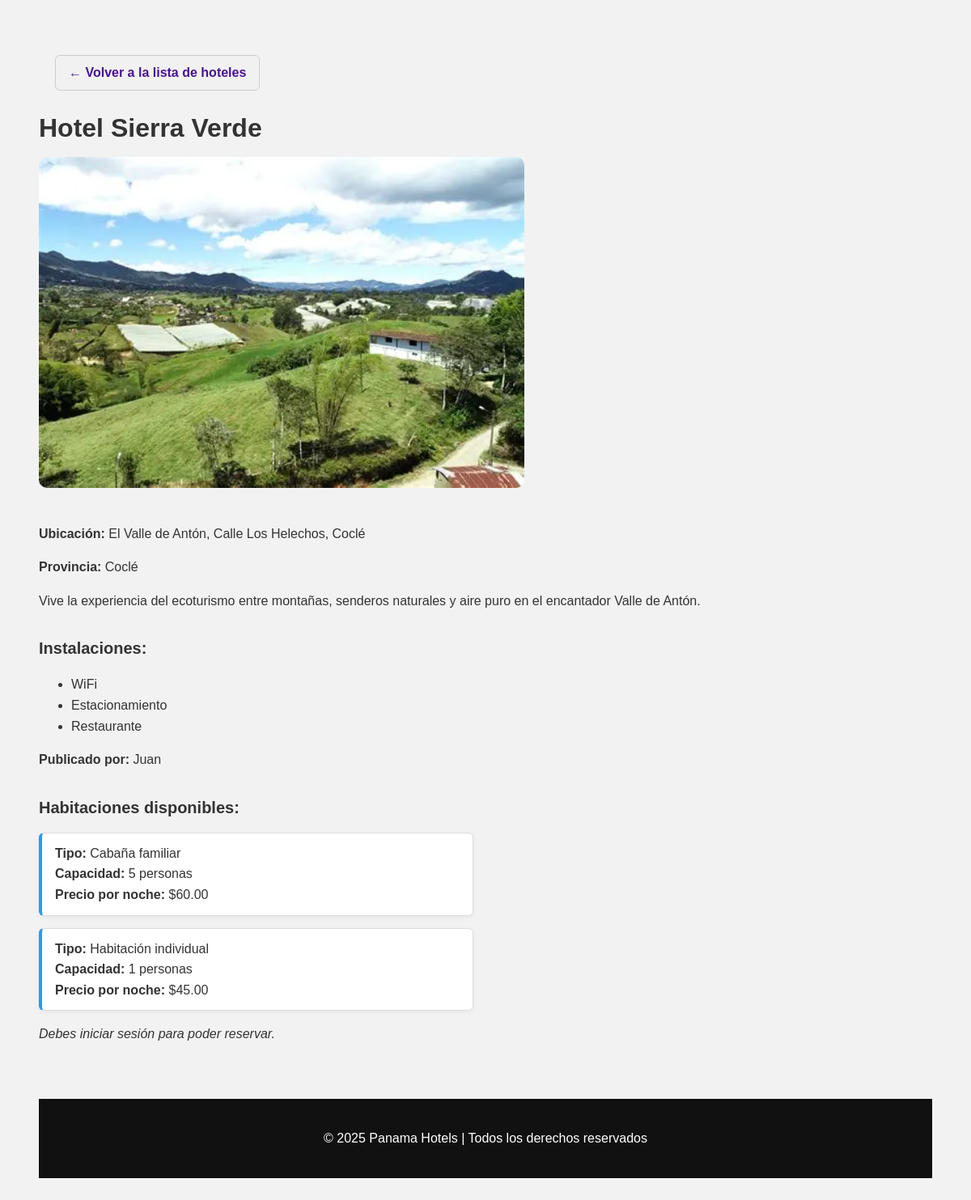
The app's page /public/ver_hotel.php?id=2 with its own data.
### tables this page shows
CREATE TABLE IF NOT EXISTS `hoteles` (
  `id` int NOT NULL AUTO_INCREMENT,
  `nombre` varchar(100) NOT NULL,
  `descripcion` text,
  `direccion` varchar(255) DEFAULT NULL,
  `categoria_id` int DEFAULT NULL,
  `imagen` varchar(255) DEFAULT NULL,
  `aprobado` tinyint(1) NOT NULL DEFAULT '0',
  `creado_por` int DEFAULT NULL,
  `provincia_id` int DEFAULT NULL,
  PRIMARY KEY (`id`),
  KEY `categoria_id` (`categoria_id`),
  KEY `fk_creado_por` (`creado_por`),
  KEY `fk_provincia_id` (`provincia_id`)
);

CREATE TABLE IF NOT EXISTS `provincias` (
  `id` int NOT NULL AUTO_INCREMENT,
  `nombre` varchar(100) NOT NULL,
  PRIMARY KEY (`id`)
);

CREATE TABLE IF NOT EXISTS `usuarios` (
  `id` int NOT NULL AUTO_INCREMENT,
  `nombre` varchar(50) NOT NULL,
  `apellido` varchar(50) NOT NULL,
  `usuario` varchar(50) NOT NULL,
  `correo` varchar(100) NOT NULL,
  `clave` varchar(255) NOT NULL,
  `sexo` enum('M','F') NOT NULL,
  `rol` enum('admin','editor','cliente') NOT NULL DEFAULT 'cliente',
  `activo` tinyint(1) DEFAULT '1',
  `created_at` timestamp NOT NULL DEFAULT CURRENT_TIMESTAMP,
  PRIMARY KEY (`id`),
  UNIQUE KEY `usuario` (`usuario`),
  UNIQUE KEY `correo` (`correo`)
);

CREATE TABLE IF NOT EXISTS `costes_habitaciones` (
  `id` int NOT NULL AUTO_INCREMENT,
  `habitacion_id` int NOT NULL,
  `precio_por_noche` decimal(10,2) NOT NULL,
  `temporada` enum('alta','media','baja') DEFAULT 'media',
  `moneda` varchar(10) DEFAULT 'USD',
  PRIMARY KEY (`id`),
  KEY `habitacion_id` (`habitacion_id`)
);

CREATE TABLE IF NOT EXISTS `habitaciones` (
  `id` int NOT NULL AUTO_INCREMENT,
  `hotel_id` int NOT NULL,
  `tipo` varchar(100) NOT NULL,
  `capacidad` int NOT NULL,
  PRIMARY KEY (`id`),
  KEY `hotel_id` (`hotel_id`)
);

### public/ver_hotel.php (the view, shortened to what this page needs)
<?php
require_once '../control/ReservasController.php';
$db = new mod_db();
$conn = $db->getConexion();
$errores = [];
$usuario_id = $_SESSION['usuario_id'] ?? null;
if (isset($_GET['id'])) {
    $hotel_id = intval($_GET['id']);
    $stmtHotel = $conn->prepare("
        SELECT h.*, u.nombre AS nombre_editor, p.nombre AS nombre_provincia
        FROM hoteles h
        LEFT JOIN usuarios u ON h.creado_por = u.id
        LEFT JOIN provincias p ON h.provincia_id = p.id
        WHERE h.id = :id
    ");
    $stmtHotel->execute([':id' => $hotel_id]);
    $hotel = $stmtHotel->fetch(PDO::FETCH_ASSOC);
    $nombreImagen = $hotel['imagen'] ?? 'default.jpg';
    $imagenHotel = "../img_hoteles/" . $nombreImagen;
    $stmtHabitaciones = $conn->prepare("
        SELECT h.*, c.precio_por_noche
        FROM habitaciones h
        LEFT JOIN costes_habitaciones c ON h.id = c.habitacion_id
        WHERE h.hotel_id = :hotel_id
    ");
    $stmtHabitaciones->execute([':hotel_id' => $hotel_id]);
    $habitaciones = $stmtHabitaciones->fetchAll(PDO::FETCH_ASSOC);
    $stmtInstalaciones = $conn->prepare("
        SELECT i.nombre
        FROM instalaciones i
        INNER JOIN hotel_instalacion hi ON i.id = hi.instalacion_id
        WHERE hi.hotel_id = :hotel_id
    ");
    $stmtInstalaciones->execute([':hotel_id' => $hotel_id]);
    $instalacionesHotel = $stmtInstalaciones->fetchAll(PDO::FETCH_COLUMN);
}
?>
<!DOCTYPE html>
<html lang="es">
<head>
    <link rel="stylesheet" href="../css/estilosHoteles.css">
    <link rel="stylesheet" href="../css/estilosDetalleHotel.css">
</head>
<body>
    <div style="margin: 20px;">
        <a href="../index/index.php" class="btn-volver">← Volver a la lista de hoteles</a>
    </div>
<?php if (!isset($hotel)): ?>
    <h2>Hoteles disponibles en Panamá</h2>
<?php else: ?>
    <h1><?= htmlspecialchars($hotel['nombre']) ?></h1>
    <img src="<?= htmlspecialchars($imagenHotel) ?>" alt="Imagen del hotel" style="max-width:600px; width:100%; border-radius: 10px; margin-bottom: 20px;">
    <p><strong>Ubicación:</strong> <?= htmlspecialchars($hotel['direccion']) ?></p>
    <?php if (!empty($hotel['nombre_provincia'])): ?>
        <p><strong>Provincia:</strong> <?= htmlspecialchars($hotel['nombre_provincia']) ?></p>
    <?php endif; ?>
    <p><?= htmlspecialchars($hotel['descripcion']) ?></p>
    <?php if (!empty($instalacionesHotel)): ?>
        <h3>Instalaciones:</h3>
        <ul>
            <?php foreach ($instalacionesHotel as $instalacion): ?>
                <li><?= htmlspecialchars($instalacion) ?></li>
            <?php endforeach; ?>
        </ul>
    <?php else: ?>
        <p><em>Este hotel no tiene instalaciones registradas.</em></p>
    <?php endif; ?>
    <?php if (!empty($hotel['nombre_editor'])): ?>
        <p><strong>Publicado por:</strong> <?= htmlspecialchars($hotel['nombre_editor']) ?></p>
    <?php endif; ?>
    <h3>Habitaciones disponibles:</h3>
    <?php if ($habitaciones): ?>
        <?php foreach ($habitaciones as $hab): ?>
            <div class="habitacion-card">
                <strong>Tipo:</strong> <?= htmlspecialchars($hab['tipo']) ?><br>
                <strong>Capacidad:</strong> <?= intval($hab['capacidad']) ?> personas<br>
                <strong>Precio por noche:</strong> $<?= number_format($hab['precio_por_noche'], 2) ?>
            </div>
        <?php endforeach; ?>
    <?php else: ?>
        <p>No hay habitaciones disponibles para este hotel.</p>
    <?php endif; ?>
    <?php if ($usuario_id): ?>
        <button id="btnMostrarReserva" onclick="mostrarFormularioReserva()">Reservar</button>
        <div id="formularioReserva" class="reserva-form" style="display:none;">
            <h3>Formulario de Reserva</h3>
            <?php if (!empty($errores)): ?>
                <ul style="color:red;">
                    <?php foreach ($errores as $error): ?>
                        <li><?= htmlspecialchars($error) ?></li>
                    <?php endforeach; ?>
                </ul>
            <?php endif; ?>
            <form method="POST" action="ver_hotel.php?id=<?= $hotel_id ?>">
                <label for="habitacion_id">Habitación:</label>
                <select name="habitacion_id" required onchange="calcularTotal()">
                    <option value="">-- Seleccione una habitación --</option>
                    <?php foreach ($habitaciones as $hab): ?>
                        <option value="<?= $hab['id'] ?>" data-precio="<?= $hab['precio_por_noche'] ?>">
                            <?= htmlspecialchars($hab['tipo']) ?> (Cap: <?= intval($hab['capacidad']) ?>) - $<?= number_format($hab['precio_por_noche'], 2) ?>
                        </option>
                    <?php endforeach; ?>
                </select>
                <label for="fecha_entrada">Fecha de Entrada:</label>
                <input type="date" name="fecha_entrada" required onchange="calcularTotal()">
                <label for="fecha_salida">Fecha de Salida:</label>
                <input type="date" name="fecha_salida" required onchange="calcularTotal()">
                <label for="personas">Personas:</label>
                <input type="number" name="personas" min="1" value="1" required>
                <p><strong>Precio por noche:</strong> $<span id="precioPorNoche">--</span></p>
                <p><strong>Total estimado:</strong> $<span id="totalEstimado">--</span></p>
                <button type="submit">Confirmar Reserva</button>
            </form>
        </div>
    <?php else: ?>
        <p><em>Debes iniciar sesión para poder reservar.</em></p>
    <?php endif; ?>
<?php endif; ?>
<br><br>
<?php include("../index/footer.php"); ?>
</body>
</html>

### css/estilosHoteles.css (style rules this page uses)
body { font-family: Arial, sans-serif; background-color: #f2f2f2; padding: 20px; }
h1, h2, h3 { color: #333; }
.habitacion-card { background: #ffffff; border: 1px solid #ddd; padding: 15px; margin: 15px 0; border-radius: 6px; box-shadow: 0 2px 5px rgba(0,0,0,0.05); }
.btn-volver { color: #4a148c; text-decoration: none; font-weight: bold; padding: 8px 16px; display: inline-block; border-radius: 6px; background-color: #f1f1f1; border: 1px solid #ccc; transition: background-color 0.3s; }

### css/estilosDetalleHotel.css (style rules this page uses)
body { font-family: Arial, sans-serif; background-color: #f2f2f2; color: #333; padding: 40px; line-height: 1.6; }
h1 { font-size: 32px; margin-bottom: 10px; }
img { max-width: 600px; width: 100%; border-radius: 10px; margin-bottom: 20px; }
h3 { font-size: 20px; margin-top: 30px; margin-bottom: 10px; }
.habitacion-card { background-color: #fff; border-left: 4px solid #3498db; padding: 12px 16px; margin-bottom: 15px; border-radius: 6px; box-shadow: 0 2px 6px rgba(0,0,0,0.05); width: 100%; max-width: 500px; }

### records on screen
hoteles: nombre "Hotel Sierra Verde", imagen (picture), direccion "El Valle de Antón, Calle Los Helechos, Coclé", provincia.nombre "Coclé", descripcion "Vive la experiencia del ecoturismo entre montañas, senderos naturales y aire puro en el encantador Valle de Antón.", creado_por.nombre "Juan"
costes_habitaciones: habitacion.tipo "Cabaña familiar", habitacion.capacidad "5", precio_por_noche "60.00"
costes_habitaciones: habitacion.tipo "Habitación individual", habitacion.capacidad "1", precio_por_noche "45.00"

### other values on screen
$instalacion "WiFi"
$instalacion "Estacionamiento"
$instalacion "Restaurante"
